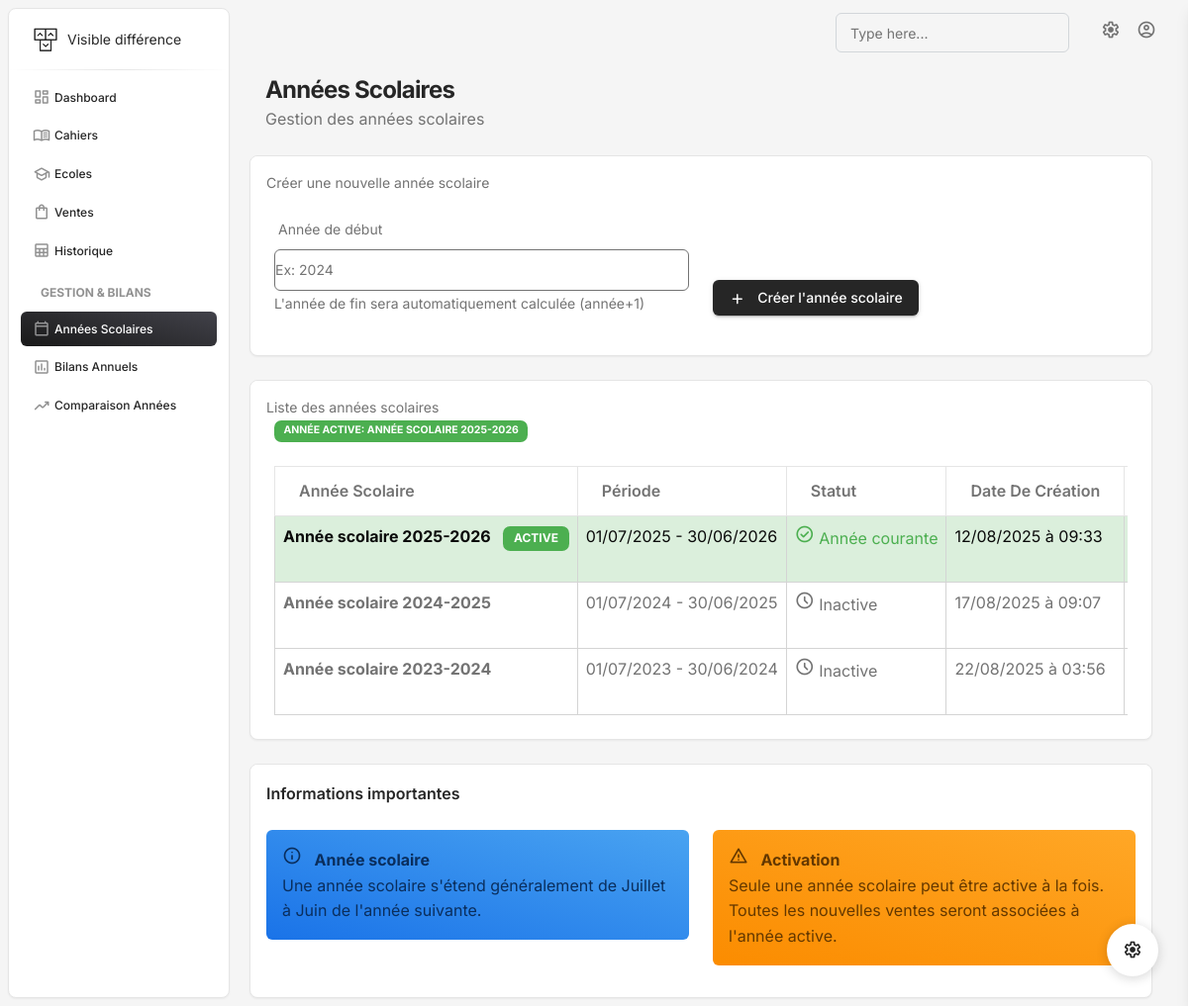
/annees-scolaires/, run on an earlier commit of the app's database.
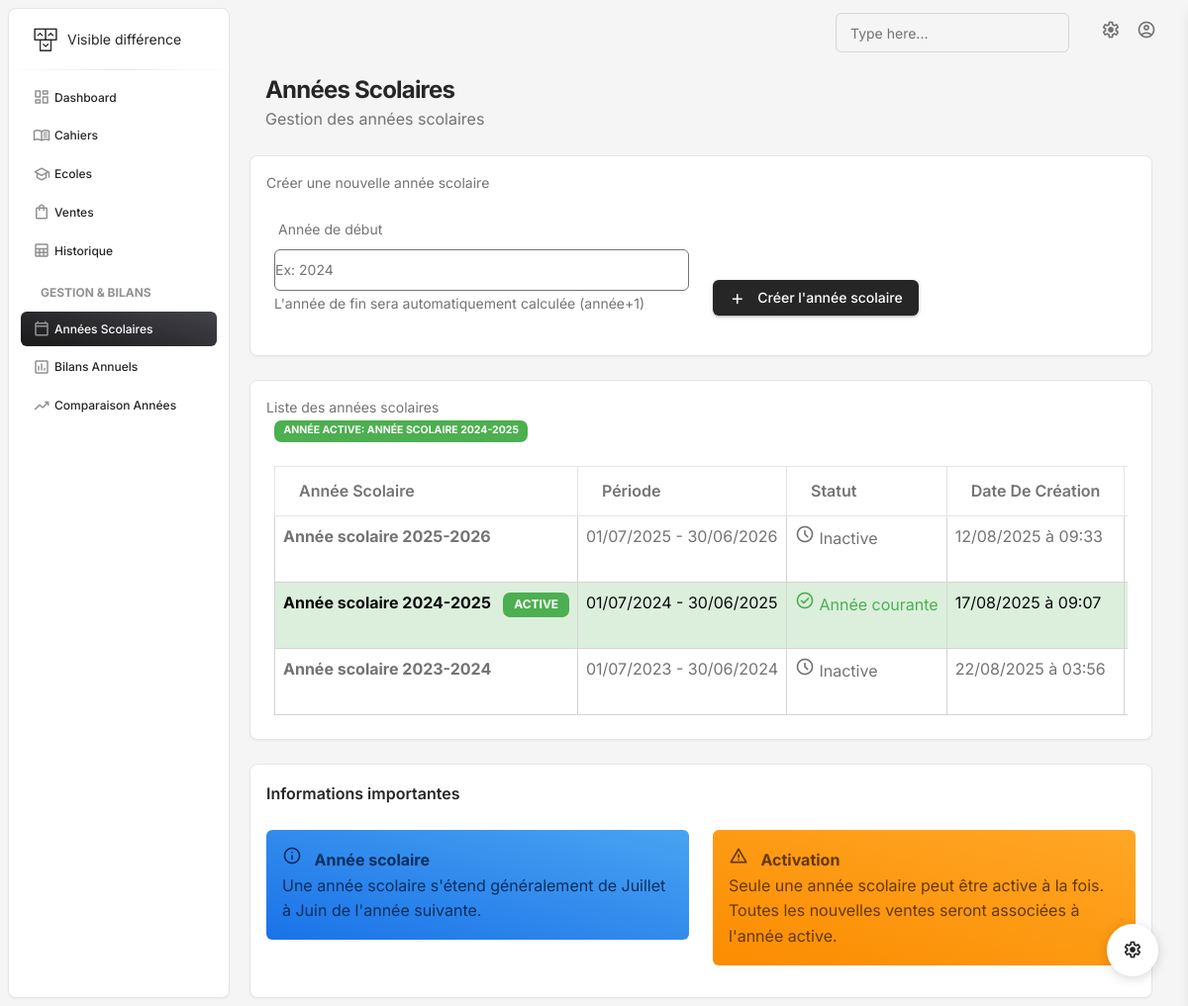
And on a later commit of the database.
### gestion/models.py (models this page shows, shortened)
class AnneeScolaire(models.Model):
    id = models.UUIDField(primary_key=True, default=uuid.uuid4, editable=False)
    annee_debut = models.IntegerField()
    annee_fin = models.IntegerField()
    date_debut = models.DateField()
    date_fin = models.DateField()
    est_active = models.BooleanField(default=False)
    created_at = models.DateTimeField(auto_now_add=True)
    class Meta:
        ordering = ['-annee_debut']
        unique_together = ['annee_debut', 'annee_fin']
    @property
    def libelle(self):
        return f"Année scolaire {self.annee_debut}-{self.annee_fin}"
    @classmethod
    def get_annee_courante(cls):
        return cls.objects.filter(est_active=True).first()

### gestion/Views/year.py (the view)
# urls.py: path('annees-scolaires/', gestion_annees_scolaires, name='annees_scolaires'),
def gestion_annees_scolaires(request):
    annees = AnneeScolaire.objects.all()
    annee_courante = AnneeScolaire.get_annee_courante()
    context = {
        'annees': annees,
        'annee_courante': annee_courante,
    }
    return render(request, 'annees_scolaires.html', context)

### gestion/templates/annees_scolaires.html (shortened to what the changed rows need)
{% extends "base.html" %}
{% block content %}
{% load static %}
<div class="container-fluid py-2">
  <div class="row">
    <div class="row mb-4">
      <div class="col-lg-12">
        <div class="card">
          <div class="card-header pb-0">
            <div class="row">
              <div class="col-lg-6 col-7">
                <p class="text-sm mb-0">
                  <span>Liste des années scolaires</span>
                  {% if annee_courante %}
                    <span class="badge bg-success ms-2">Année active: {{ annee_courante.libelle }}</span>
                  {% endif %}
                </p>
              </div>
            </div>
          </div>
          <div class="card-body p-4 pb-2">
            <div class="table-responsive">
              <table class="table table-bordered">
                <thead>
                  <tr>
                    <th scope="col">Année Scolaire</th>
                    <th scope="col">Période</th>
                    <th scope="col">Statut</th>
                    <th scope="col">Date de création</th>
                    <th scope="col">Actions</th>
                  </tr>
                </thead>
                <tbody>
                  {% for annee in annees %}
                  <tr {% if annee.est_active %}class="table-success"{% endif %}>
                    <td class="border">
                      <strong>{{ annee.libelle }}</strong>
                      {% if annee.est_active %}
                        <span class="badge bg-success ms-2">ACTIVE</span>
                      {% endif %}
                    </td>
                    <td class="border">
                      {{ annee.date_debut|date:"d/m/Y" }} - {{ annee.date_fin|date:"d/m/Y" }}
                    </td>
                    <td class="border">
                      {% if annee.est_active %}
                        <span class="text-success">
                          <i class="material-symbols-rounded">check_circle</i>
                          Année courante
                        </span>
                      {% else %}
                        <span class="text-muted">
                          <i class="material-symbols-rounded">schedule</i>
                          Inactive
                        </span>
                      {% endif %}
                    </td>
                    <td class="border">{{ annee.created_at|date:"d/m/Y à H:i" }}</td>
                    <td class="border">
                    </td>
                  </tr>
                  {% empty %}
                  <tr>
                    <td colspan="5" class="text-center">
                      Aucune année scolaire créée.
                    </td>
                  </tr>
                  {% endfor %}
                </tbody>
              </table>
            </div>
          </div>
        </div>
      </div>
    </div>
  </div>
</div>
{% endblock %}

What changed in the data, as far as the page shows it:
changed AnneeScolaire: est_active "Inactive" → "ACTIVE Année courante"
changed AnneeScolaire "Année scolaire 2025-2026": est_active "ACTIVE Année courante" → "Inactive"
Also different on the page:
{{ annee_courante.libelle }}: "ANNÉE SCOLAIRE 2025-2026" → "ANNÉE SCOLAIRE 2024-2025"
